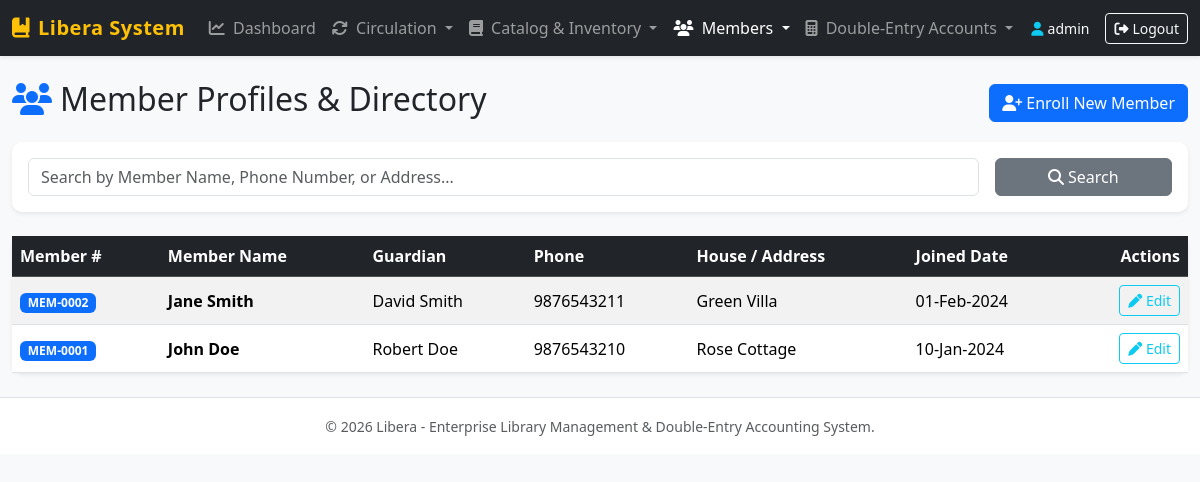
Page /modules/members/members.php (signed in) on the committed database.
### tables this page shows
CREATE TABLE IF NOT EXISTS `MstrMember` (
	`MemberNumber` bigint NOT NULL AUTO_INCREMENT PRIMARY KEY,
	`MemberName` text NULL,
	`PhoneHome` bigint NULL,
	`HouseName` text NULL,
	`StudentSex` text NULL,
	`MemBirthDate` datetime NULL,
	`MemberRemarks` text NULL
);

CREATE TABLE IF NOT EXISTS `MstrMemberDetails` (
	`MemberNumber` int NOT NULL PRIMARY KEY,
	`GuardianName` varchar(50) NULL,
	`Relationship` tinyint NULL,
	`BloodGroup` tinyint NULL,
	`RegistrationFees` double NULL,
	`ConsultationFees` double NULL,
	`MaritalStatus` tinyint NULL,
	`EmployeeNumber` int NULL,
	`MemberNumberAdvice` int NULL,
	`MemberJoinDate` date NULL,
	`ApprovedDate` date NULL,
	`NomineeName` varchar(50) NULL,
	`RelationNumberNominee` tinyint NULL,
	`NomineeDocument` varchar(50) NULL,
	`DocTypeNumberNominee` tinyint NULL
);

### includes/auth.php (called while the page is built, shortened)
<?php
function sanitize_input($data) {
    return htmlspecialchars(trim($data), ENT_QUOTES, 'UTF-8');
}

### config/db.php (called while the page is built, shortened)
<?php
$db_driver = 'mysqli';
$mysqli_conn = @mysqli_connect(DB_HOST, DB_USER, DB_PASS, DB_NAME, DB_PORT);
if ($mysqli_conn) {
    $db_driver = 'mysqli';
}
function db_query($conn, $sql, $types = "", $params = []) {
    global $db_driver;
    if ($db_driver === 'mysqli') {
        if (empty($params)) {
            return mysqli_query($conn, $sql);
        }
        $stmt = mysqli_prepare($conn, $sql);
        mysqli_stmt_bind_param($stmt, $types, ...$params);
        mysqli_stmt_execute($stmt);
        $result = mysqli_stmt_get_result($stmt);
        return $result;
    }
}
if ($db_driver === 'sqlite') {
    function db_num_rows($res) {
        if (is_object($res) && isset($res->num_rows)) return $res->num_rows;
        if (is_object($res) && method_exists($res, 'num_rows')) return $res->num_rows();
        if ($res instanceof mysqli_result) return mysqli_num_rows($res);
        return 0;
    }
    function db_fetch_assoc($res) {
        if (is_object($res) && method_exists($res, 'fetch_assoc')) return $res->fetch_assoc();
        if ($res instanceof mysqli_result) return mysqli_fetch_assoc($res);
        return false;
    }
    function db_data_seek($res, $offset) {
        if (is_object($res) && method_exists($res, 'data_seek')) return $res->data_seek($offset);
        if ($res instanceof mysqli_result) return mysqli_data_seek($res, $offset);
        return false;
    }
} else {
    function db_num_rows($res) {
        return ($res instanceof mysqli_result) ? mysqli_num_rows($res) : 0;
    }
    function db_fetch_assoc($res) {
        return ($res instanceof mysqli_result) ? mysqli_fetch_assoc($res) : false;
    }
}

### modules/members/members.php (the view, shortened to what this page needs)
<?php
require_once __DIR__ . '/../../config/db.php';
require_once __DIR__ . '/../../includes/auth.php';
$search = sanitize_input($_GET['search'] ?? '');
$where = "";
$params = [];
$types = "";
$sql_members = "SELECT m.*, d.GuardianName, d.RegistrationFees, d.MemberJoinDate
                FROM MstrMember m
                LEFT JOIN MstrMemberDetails d ON m.MemberNumber = d.MemberNumber
                $where
                ORDER BY m.MemberNumber DESC LIMIT 100";
$members_res = db_query($conn, $sql_members, $types, $params);
require_once __DIR__ . '/../../includes/header.php';
?>
<div class="d-flex justify-content-between align-items-center mb-3">
    <h2><i class="fa-solid fa-users text-primary me-2"></i>Member Profiles & Directory</h2>
    <button class="btn btn-primary" data-bs-toggle="modal" data-bs-target="#addMemberModal">
        <i class="fa-solid fa-user-plus me-1"></i>Enroll New Member
    </button>
</div>
<div class="card mb-4">
    <div class="card-body">
        <form method="GET" action="members.php" class="row g-3">
            <div class="col-md-10">
                <input type="text" name="search" class="form-control" placeholder="Search by Member Name, Phone Number, or Address..." value="<?php echo htmlspecialchars($search); ?>">
            </div>
            <div class="col-md-2">
                <button type="submit" class="btn btn-secondary w-100"><i class="fa-solid fa-search me-1"></i>Search</button>
            </div>
        </form>
    </div>
</div>
<div class="card shadow-sm">
    <div class="card-body p-0">
        <div class="table-responsive">
            <table class="table table-hover table-striped align-middle mb-0">
                <thead class="table-dark">
                    <tr>
                        <th>Member #</th>
                        <th>Member Name</th>
                        <th>Guardian</th>
                        <th>Phone</th>
                        <th>House / Address</th>
                        <th>Joined Date</th>
                        <th class="text-end">Actions</th>
                    </tr>
                </thead>
                <tbody>
                    <?php if ($members_res && db_num_rows($members_res) > 0): ?>
                        <?php while ($m = db_fetch_assoc($members_res)): ?>
                            <tr>
                                <td><span class="badge bg-primary">MEM-<?php echo str_pad($m['MemberNumber'], 4, '0', STR_PAD_LEFT); ?></span></td>
                                <td><strong><?php echo htmlspecialchars($m['MemberName']); ?></strong></td>
                                <td><?php echo htmlspecialchars($m['GuardianName'] ?? 'N/A'); ?></td>
                                <td><?php echo htmlspecialchars($m['PhoneHome'] ?? 'N/A'); ?></td>
                                <td><?php echo htmlspecialchars($m['HouseName'] ?? 'N/A'); ?></td>
                                <td><?php echo $m['MemberJoinDate'] ? date('d-M-Y', strtotime($m['MemberJoinDate'])) : 'N/A'; ?></td>
                                <td class="text-end">
                                    <button class="btn btn-sm btn-outline-info" data-bs-toggle="modal" data-bs-target="#editMemberModal<?php echo $m['MemberNumber']; ?>">
                                        <i class="fa-solid fa-pen"></i> Edit
                                    </button>
                                </td>
                            </tr>
                        <?php endwhile; ?>
                    <?php else: ?>
                        <tr><td colspan="7" class="text-center text-muted py-4">No member profiles found.</td></tr>
                    <?php endif; ?>
                </tbody>
            </table>
        </div>
    </div>
</div>
<?php require_once __DIR__ . '/../../includes/footer.php'; ?>

### includes/header.php (style rules this page uses)
body { background-color: #f8f9fa; font-family: 'Segoe UI', Tahoma, Geneva, Verdana, sans-serif; }
.card { border: none; border-radius: 10px; box-shadow: 0 0.125rem 0.25rem rgba(0, 0, 0, 0.075); }

### rows in the picture
mstrmember: MemberNumber "0002", MemberName "Jane Smith", mstrmemberdetails.GuardianName "David Smith", PhoneHome "9876543211", HouseName "Green Villa", mstrmemberdetails.MemberJoinDate "01-Feb-2024"
mstrmember: MemberNumber "0001", MemberName "John Doe", mstrmemberdetails.GuardianName "Robert Doe", PhoneHome "9876543210", HouseName "Rose Cottage", mstrmemberdetails.MemberJoinDate "10-Jan-2024"

### other values in the picture
$_SESSION['username'] "admin"
